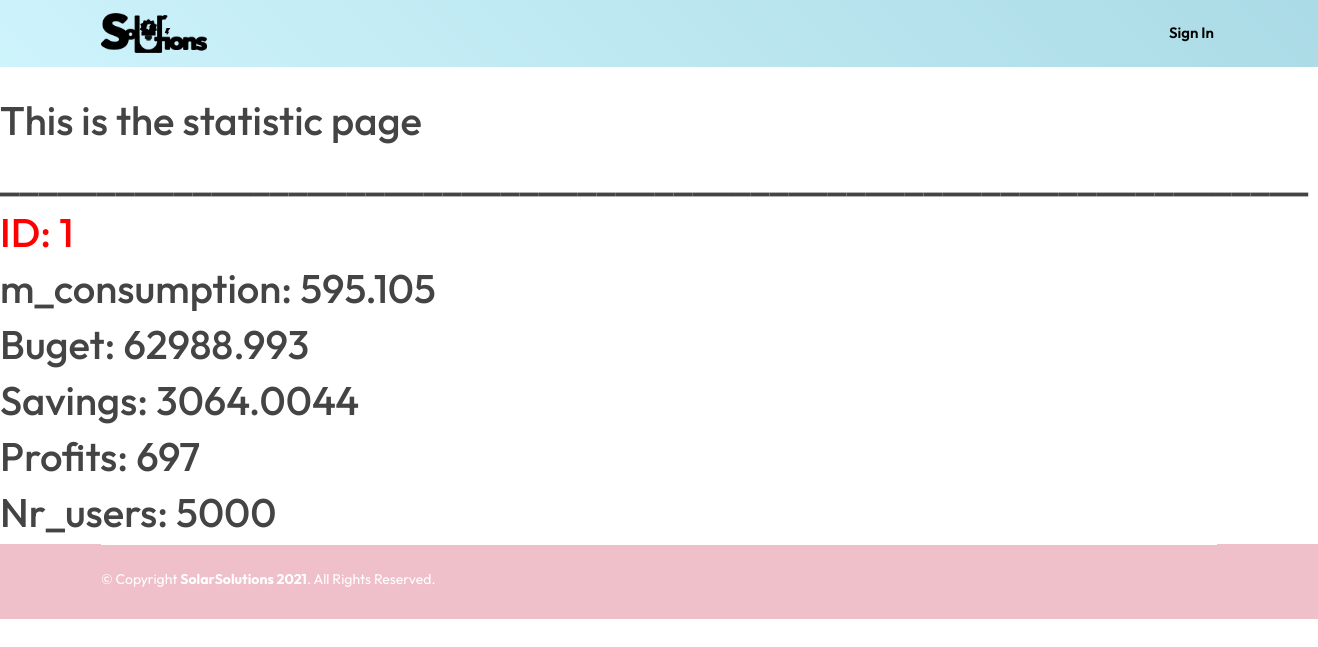
/stats, run on an earlier commit of the app's database.
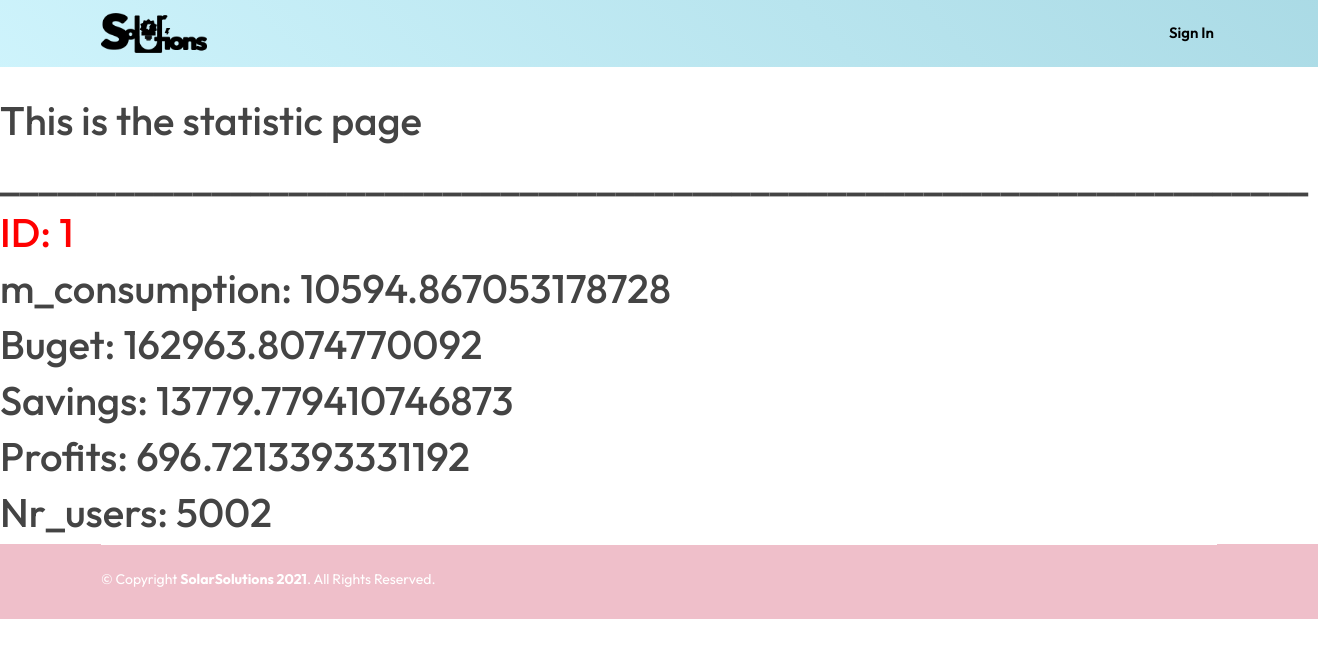
And on a later commit of the database.
### website/models.py (models this page shows)
class Stats(db.Model, UserMixin):
    id = db.Column(db.Integer, primary_key=True)
    m_consumption = db.Column(db.Integer)
    m_annual_savings = db.Column(db.Integer)
    m_annual_profits = db.Column(db.Integer)
    m_budget = db.Column(db.Integer)
    nr_users = db.Column(db.Integer)

### website/views.py (the view)
@views.route('/stats')
def stats():
    return render_template('stats.html', user=current_user, table_stats=Stats.query.all())

### website/templates/stats.html
{% extends "header_footer_general.html" %}
{% block content %}
<br>
<br>
<br>
<br>
<h1>This is the statistic page</h1>
<div style="display: block;">
{% for user in table_stats %}
<h1>____________________________________________________________________</h1>
<h1 style="color: red;"> ID: {{user.id}} </h1>
<h1>m_consumption: {{user.m_consumption}}</h1>
<h1>Buget: {{user.m_budget}}</h1>
<h1>Savings: {{user.m_annual_savings}}</h1>
<h1>Profits: {{user.m_annual_profits}}</h1>
<h1>Nr_users: {{user.nr_users}}</h1>
{% endfor %}
</div>
{% endblock %}

### website/templates/header_footer_general.html (shortened to what this page needs)
<!DOCTYPE html>
<html lang="en">
<head>
  <link rel="stylesheet" type="text/css" href = "{{ url_for('static',filename='assets/vendor/aos/aos.css') }}">
  <link rel="stylesheet" type="text/css" href = "{{ url_for('static',filename='assets/vendor/bootstrap/css/bootstrap.min.css') }}">
  <link rel="stylesheet" type="text/css" href = "{{ url_for('static',filename='assets/vendor/bootstrap-icons/bootstrap-icons.css') }}">
  <link rel="stylesheet" type="text/css" href = "{{ url_for('static',filename='assets/vendor/boxicons/css/boxicons.min.css') }}">
  <link rel="stylesheet" type="text/css" href = "{{ url_for('static',filename='assets/vendor/glightbox/css/glightbox.min.css') }}">
  <link rel="stylesheet" type="text/css" href = "{{ url_for('static',filename='assets/vendor/swiper/swiper-bundle.min.css') }}">
  <link rel="stylesheet" type="text/css" href = "{{ url_for('static',filename='assets/css/style.css') }}">
</head>
<body>
    <header id="header" class="fixed-top header-inner-pages">
    <div class="container d-flex align-items-center justify-content-between">
       <a href="/" class="logo"><img src="{{ url_for('static',filename='assets/img/logo.png') }}" alt="" class="img-fluid"></a>
      <nav id="navbar" class="navbar">
        <ul>
          {% if user.is_authenticated %}
            {% if show_system == true %}
            <li><a class="nav-link scrollto" href="/system">System</a></li>
            <li class="dropdown"><a href="#"><span>Graphs</span> <i class="bi bi-chevron-down"></i></a>
              <ul>
                <li><a href="/graph_consum">Consumption</a></li>
                <li><a href="/graph_cost">Price</a></li>
                <li><a href="/graph_surplus">Surplus</a></li>
              </ul>
            {% endif %}
              <li><a class="nav-link scrollto" href="/profile">Profile</a></li>
              <li><a class="nav-link scrollto" href="/calculator">Calculator</a></li>
          {% else %}
              <li><a class="nav-link scrollto" href="/SIgnInSignUp">Sign In</a></li>
          {% endif %}
        </ul>
      </nav>
    </div>
  </header>
         {% block content %}{% endblock %}
  <footer id="footer">
    <div class="container">
      <div class="copyright-wrap d-md-flex py-4">
        <div class="me-md-auto text-center text-md-start">
          <div class="copyright">
            &copy; Copyright <strong><span>SolarSolutions <script>document.write(new Date().getFullYear());</script></span></strong>. All Rights Reserved.
          </div>
          <div class="credits">
          </div>
        </div>
      </div>
    </div>
  </footer>
</body>
</html>

### website/static/assets/css/style.css (style rules this page uses)
body { font-family: "Outfit", sans-serif; color: #444444; }
a { color: #30849E; text-decoration: none; }
h1, h2, h3, h4, h5, h6 { font-family: "Outfit", sans-serif; }
#header { transition: all 0.5s; z-index: 997; padding: 20px 0; }
#header.header-scrolled, #header.header-inner-pages { background: linear-gradient(45deg, #D3F7FF, #4694a6); background-size: 400% 400%; -webkit-animation: AnimationName 10s ease infinite; -moz-animation: AnimationName 10s ease infinite; animation: AnimationName 10s ease infinite; padding: 12px 0; }
#header .logo { font-size: 32px; margin: 0; padding: 0; line-height: 1; font-weight: 400; letter-spacing: 2px; text-transform: uppercase; }
#header .logo img { max-height: 40px; }
.navbar { padding: 0; }
.navbar ul { margin: 0; padding: 0; display: flex; list-style: none; align-items: center; }
.navbar li { position: relative; }
.navbar > ul > li { padding: 10px 0 10px 24px; }
.navbar a, .navbar a:focus { display: flex; align-items: center; justify-content: space-between; padding: 0 3px; font-family: "Poppins", Outfit; font-size: 15px; font-weight: 600; color: black; white-space: nowrap; transition: 0.3s; position: relative; }
.navbar > ul > li > a:before { content: ""; position: absolute; width: 100%; height: 2px; bottom: -5px; left: 0; background-color: #fff; visibility: hidden; width: 0px; transition: all 0.3s ease-in-out 0s; }
#footer { color: #fff; font-size: 14px; background: #efbfca; background-size: cover; }
#footer .copyright-wrap { border-top: 1px solid #ffffff; }
#footer .credits { padding-top: 5px; font-size: 13px; color: #fff; }

What changed in the data, as far as the page shows it:
changed Stats id 1: m_consumption "595.105" → "10594.867053178728"; m_budget "62988.993" → "162963.8074770092"; m_annual_savings "3064.0044" → "13779.779410746873"; m_annual_profits "697" → "696.7213393331192"; nr_users "5000" → "5002"
